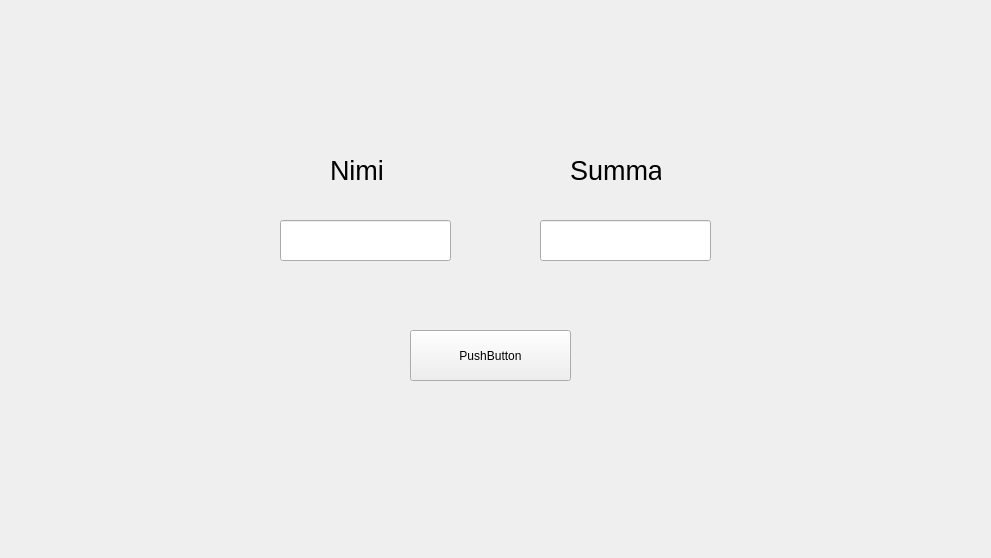
<?xml version="1.0" encoding="UTF-8"?>
<ui version="4.0">
 <class>Form</class>
 <widget class="QWidget" name="Form">
  <property name="geometry">
   <rect>
    <x>0</x>
    <y>0</y>
    <width>991</width>
    <height>558</height>
   </rect>
  </property>
  <property name="windowTitle">
   <string>Form</string>
  </property>
  <widget class="QPushButton" name="button">
   <property name="geometry">
    <rect>
     <x>410</x>
     <y>330</y>
     <width>161</width>
     <height>51</height>
    </rect>
   </property>
   <property name="text">
    <string>PushButton</string>
   </property>
  </widget>
  <widget class="QLineEdit" name="nimiKentta">
   <property name="geometry">
    <rect>
     <x>280</x>
     <y>220</y>
     <width>171</width>
     <height>41</height>
    </rect>
   </property>
  </widget>
  <widget class="QLineEdit" name="summaKentta">
   <property name="geometry">
    <rect>
     <x>540</x>
     <y>220</y>
     <width>171</width>
     <height>41</height>
    </rect>
   </property>
  </widget>
  <widget class="QLabel" name="label">
   <property name="geometry">
    <rect>
     <x>330</x>
     <y>150</y>
     <width>91</width>
     <height>41</height>
    </rect>
   </property>
   <property name="font">
    <font>
     <pointsize>20</pointsize>
    </font>
   </property>
   <property name="text">
    <string>Nimi</string>
   </property>
  </widget>
  <widget class="QLabel" name="label_2">
   <property name="geometry">
    <rect>
     <x>570</x>
     <y>150</y>
     <width>91</width>
     <height>41</height>
    </rect>
   </property>
   <property name="font">
    <font>
     <pointsize>20</pointsize>
    </font>
   </property>
   <property name="text">
    <string>Summa</string>
   </property>
  </widget>
 </widget>
 <resources/>
 <connections/>
</ui>
